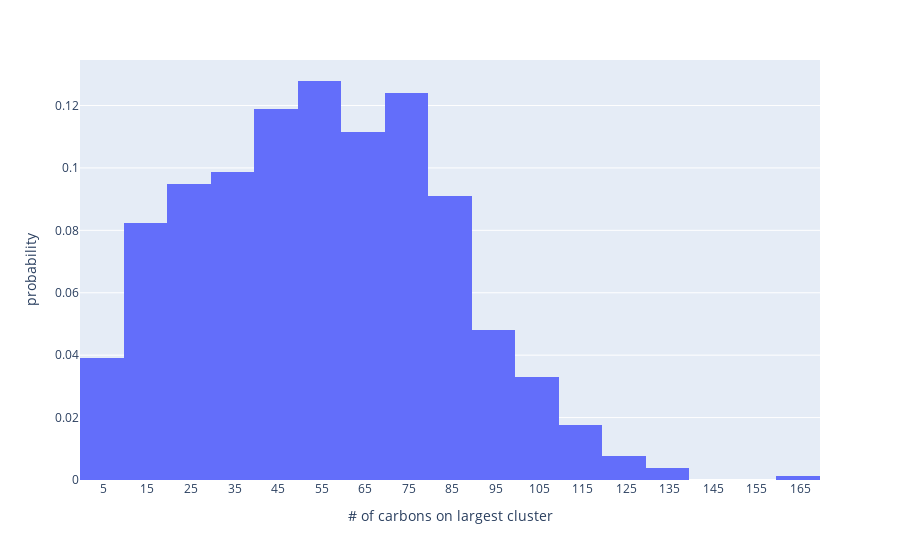

The notebook cell saved with this chart:
### Markdown cell above
### Size of the largest cluster of each PDB

### Code cell
figu = px.histogram(pd.DataFrame({'size':size_largest_cluster}), nbins = 20,
    histnorm = 'probability', x='size', labels={'size': "# of carbons on largest cluster"})
figu.update_xaxes(tick0 = 5, dtick=10)

### Figure 1 — Plotly figure (JSON) as saved in the notebook; plotly's stock layout.template omitted (floating-point values rounded to 4 significant figures; data arrays with more than 128 entries replaced by an {"elided": "..."} marker saying what was removed)
{"data": [{"alignmentgroup": "True", "bingroup": "x", "histnorm": "probability", "hovertemplate": "# of carbons on largest cluster=%{x}<br>probability=%{y}<extra></extra>", "legendgroup": "", "marker": {"color": "#636efa", "pattern": {"shape": ""}}, "name": "", "nbinsx": 20, "offsetgroup": "", "orientation": "v", "showlegend": false, "type": "histogram", "x": {"elided": "790 int values"}, "xaxis": "x", "yaxis": "y"}], "layout": {"barmode": "relative", "legend": {"tracegroupgap": 0}, "margin": {"t": 60}, "xaxis": {"anchor": "y", "domain": [0, 1], "dtick": 10, "tick0": 5, "title": {"text": "# of carbons on largest cluster"}}, "yaxis": {"anchor": "x", "domain": [0, 1], "title": {"text": "probability"}}}}
